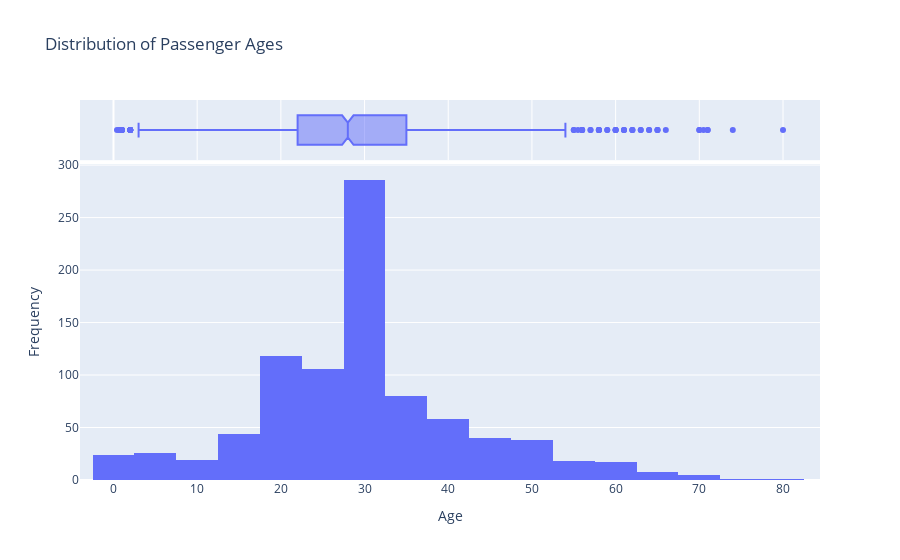

This figure's notebook cell:
### Code cell
# 1. Distribution of Passenger Ages
fig_age = px.histogram(df_Train, x='Age', nbins=30, title='Distribution of Passenger Ages', marginal="box")
fig_age.update_layout(xaxis_title='Age', yaxis_title='Frequency')
fig_age.show()

### Figure 1 — Plotly figure (JSON) as saved in the notebook; plotly's stock layout.template omitted (floating-point values rounded to 4 significant figures; data arrays with more than 128 entries replaced by an {"elided": "..."} marker saying what was removed)
{"data": [{"alignmentgroup": "True", "bingroup": "x", "hovertemplate": "Age=%{x}<br>count=%{y}<extra></extra>", "legendgroup": "", "marker": {"color": "#636efa", "pattern": {"shape": ""}}, "name": "", "nbinsx": 30, "offsetgroup": "", "orientation": "v", "showlegend": false, "type": "histogram", "x": {"elided": "889 float values"}, "xaxis": "x", "yaxis": "y"}, {"alignmentgroup": "True", "hovertemplate": "Age=%{x}<extra></extra>", "legendgroup": "", "marker": {"color": "#636efa"}, "name": "", "notched": true, "offsetgroup": "", "showlegend": false, "type": "box", "x": {"elided": "889 float values"}, "xaxis": "x2", "yaxis": "y2"}], "layout": {"barmode": "relative", "legend": {"tracegroupgap": 0}, "title": {"text": "Distribution of Passenger Ages"}, "xaxis": {"anchor": "y", "domain": [0, 1], "title": {"text": "Age"}}, "xaxis2": {"anchor": "y2", "domain": [0, 1], "matches": "x", "showgrid": true, "showticklabels": false}, "yaxis": {"anchor": "x", "domain": [0, 0.8316], "title": {"text": "Frequency"}}, "yaxis2": {"anchor": "x2", "domain": [0.8416, 1], "matches": "y2", "showgrid": false, "showline": false, "showticklabels": false, "ticks": ""}}}
